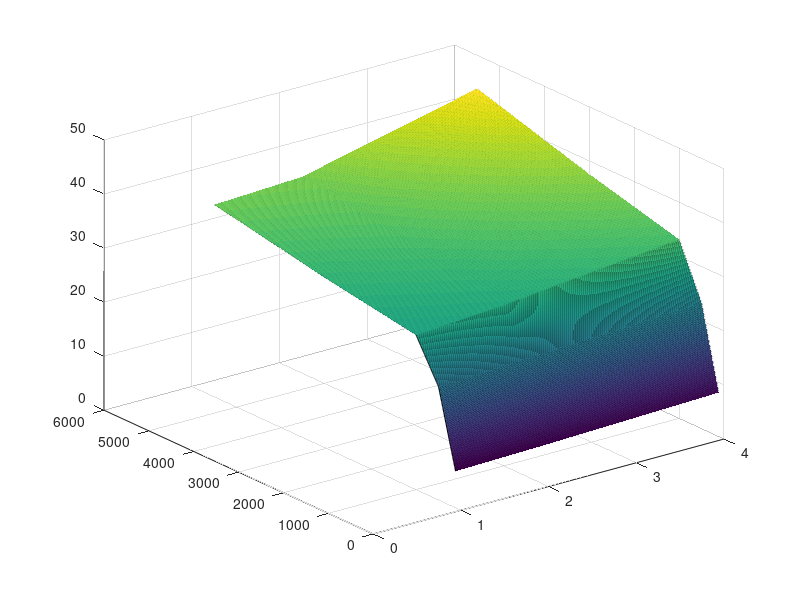

Write MATLAB code to recreate this figure. (Note: this script raises an error after producing the figure.)
%Thursday AM

load('mdd_output.mat')

% cost = zeros(4,3);
% diameter = zeros(4,3);
% depth = zeros(4,3);
% e_subsurface = zeros(4,3);
% e_tension = zeros(4,3);
% w_tension = zeros(4,3);

% diameter(:,4) = 8;
% depth(:,4) = depth(:,1);

n = 1000;
z_adj = 5;
ms = 50;
fs = 16;
lw = 1.2;

addond = 0; %add on diameter range

[Xq,Yq] = meshgrid(linspace(0,max(diameter(:))+addond,n), ...
    linspace(0,max(depth(:)),n));

%Cq = interp2(diameter,depth,cost,Xq,Yq,'linear');
Cq = interp2(diameter,depth,cost,Xq,Yq,'linear');
% Eq = interp2(diameter,depth,e_tension,Xq,Yq,'linear');

%cost
figure
s = surf(Xq,Yq,Cq./1000);
s.EdgeColor = 'none';
hold on
view(0,90)
xlabel('WEC Diameter [m]')
ylabel('Water Depth [m]')
xlim([.9 (4 +.1 + addond)])
ylim([0 5600])
c = colorbar;
c.Label.String = '[$k]';
colormap(brewermap(8,'reds'))
%colormap(flipud(viridis(16)))
caxis([0 80])
%[~,con] = contour3(Xq,Yq,Cq./1000,'LineColor','w','LineWidth',.5);
hold on
scatter3(diameter(:),depth(:),cost(:)./1000+z_adj,ms,'filled', ...
    'MarkerEdgeColor','k','MarkerFaceColor','k')
set(gca,'FontSize',fs)
set(gca,'LineWidth',lw)

set(gcf, 'Position', [100, 100, 400, 650])





